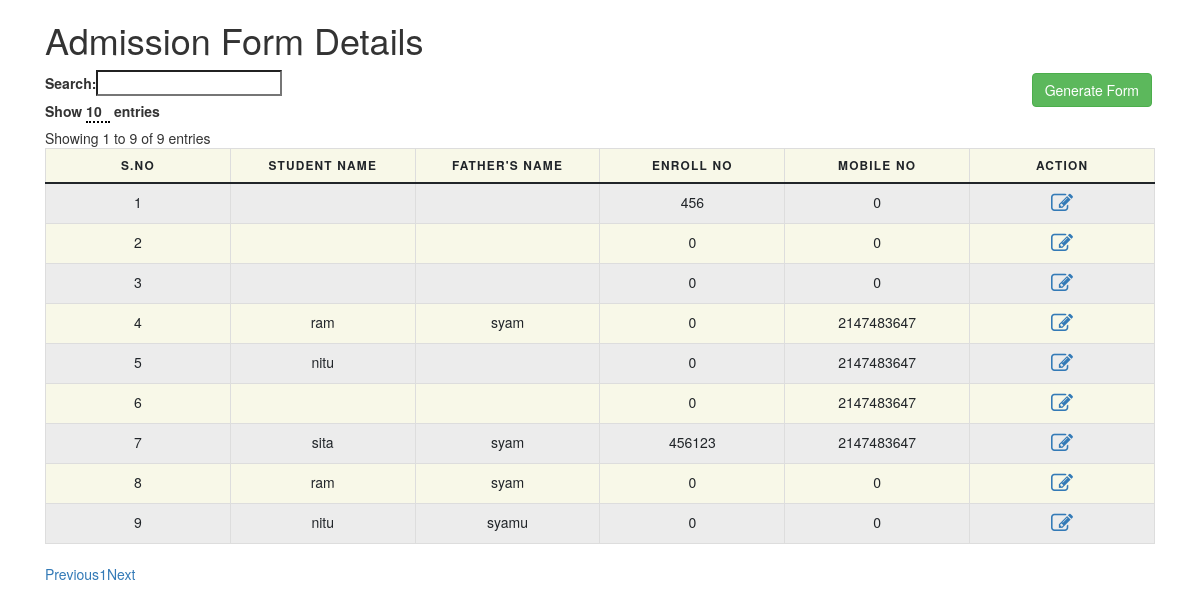
Screenshot of /admission-form/index.php with the database file from the repository.
### tables this page shows
CREATE TABLE `all_data` (
  `id` int(11) NOT NULL,
  `enroll_code` varchar(111) NOT NULL,
  `profile_img` text NOT NULL,
  `enrollment_no` varchar(100) NOT NULL,
  `date_of_admission` date NOT NULL,
  `counsellor_name` text NOT NULL,
  `handle_by` text NOT NULL,
  `student_name` text NOT NULL,
  `father_name` text NOT NULL,
  `course` text NOT NULL,
  `session` varchar(12) NOT NULL,
  `phone` int(15) NOT NULL,
  `bed` text NOT NULL,
  `deled` text NOT NULL,
  `med` text NOT NULL,
  `register_amount` int(8) NOT NULL,
  `register_date` date NOT NULL,
  `allotment_amount` int(8) NOT NULL,
  `allotment_date` date NOT NULL,
  `1yr_exam_amount` int(8) NOT NULL,
  `1yr_exam_date` date NOT NULL,
  `2yr_exam_amount` int(8) NOT NULL,
  `2yr_exam_date` date NOT NULL,
  `services` text NOT NULL,
  `migration_fine` int(8) NOT NULL,
  `practical_file_charge` int(8) NOT NULL,
  `conveyance_charge` int(8) NOT NULL,
  `registration_no` int(20) NOT NULL,
  `password` text NOT NULL,
  `medium` text NOT NULL,
  `course2` text NOT NULL,
  `state` text NOT NULL,
  `session2` varchar(12) NOT NULL,
  `teaching_sub1` text NOT NULL,
  `teaching_sub2` text NOT NULL,
  `student_name2` text NOT NULL,
  `cetegory` text NOT NULL,
  `date_of_birth` date NOT NULL,
  `email` varchar(50) NOT NULL,
  `adhaar` int(12) NOT NULL,
  `gender` text NOT NULL,
  `phone2` int(15) NOT NULL,
  `phone3` int(15) NOT NULL,
  `father_name2` text NOT NULL,
  `mother_name` text NOT NULL,
  `address` text NOT NULL,
  `pin` int(11) NOT NULL,
  `disabilities` text NOT NULL,
  `type_disabilities` text NOT NULL,
  `defense_dependent` text NOT NULL,
  `dependent` text NOT NULL,
  `university_location` text NOT NULL,
  `university_group` text NOT NULL,
  `university10` text NOT NULL,
  `passing_year10` int(11) NOT NULL,
  `roll_no10` text NOT NULL,
  `obtained10` text NOT NULL,
  `total_marks10` int(11) NOT NULL,
  `per10` text NOT NULL,
  `university12` text NOT NULL,
  `passing_year12` int(11) NOT NULL,
  `roll_no12` text NOT NULL,
  `obtained12` text NOT NULL,
  `total_marks12` int(11) NOT NULL,
  `per12` text NOT NULL,
  `university_ug` text NOT NULL,
  `passing_year_ug` int(11) NOT NULL,
  `roll_no_ug` text NOT NULL,
  `obtained_ug` text NOT NULL,
  `total_marks_ug` int(11) NOT NULL,
  `per_ug` text NOT NULL,
  `university_pg` text NOT NULL,
  `passing_year_pg` int(11) NOT NULL,
  `roll_no_pg` text NOT NULL,
  `obtained_pg` text NOT NULL,
  `total_marks_pg` int(11) NOT NULL,
  `per_pg` text NOT NULL,
  `university_other` text NOT NULL,
  `passing_year_other` int(11) NOT NULL,
  `roll_no_other` text NOT NULL,
  `obtained_other` text NOT NULL,
  `total_marks_other` int(11) NOT NULL,
  `per_other` text NOT NULL,
  `fee_plan` text NOT NULL,
  `instrument` text NOT NULL,
  `issue_date` date NOT NULL,
  `bank_details` text NOT NULL,
  `amount` int(11) NOT NULL,
  `instrument2` text NOT NULL,
  `issue_date2` date NOT NULL,
  `bank_details2` text NOT NULL,
  `amount2` int(11) NOT NULL,
  `instrument3` text NOT NULL,
  `issue_date3` date NOT NULL,
  `bank_details3` text NOT NULL,
  `amount3` int(11) NOT NULL,
  `instrument4` text NOT NULL,
  `issue_date4` date NOT NULL,
  `bank_details4` text NOT NULL,
  `amount4` int(11) NOT NULL,
  `agree` text NOT NULL,
  `agree_date` date NOT NULL,
  `place` text NOT NULL,
  `understand` text NOT NULL,
  `understand_date` date NOT NULL,
  `place2` text NOT NULL,
  `vailid_document` text NOT NULL,
  `vailid_document_date` date NOT NULL,
  `place3` text NOT NULL,
  `sincerity` text NOT NULL,
  `leadership` text NOT NULL,
  `imagination` text NOT NULL,
  `emotional_stability` text NOT NULL,
  `ability` text NOT NULL,
  `work_hard` text NOT NULL,
  `perseverance` text NOT NULL,
  `declaration` text NOT NULL,
  `declaration2` text NOT NULL,
  `declaration_date` date NOT NULL,
  `place4` text NOT NULL,
  `declaration3` text NOT NULL,
  `course_admission` text NOT NULL,
  `vailid_photocopy` text NOT NULL,
  `vailid_photocopy_date` date NOT NULL,
  `place5` text NOT NULL,
  `fee_plan2` text NOT NULL,
  `card_before` text NOT NULL,
  `concerned` text NOT NULL,
  `admit_card` text NOT NULL,
  `admit_card_concerned` text NOT NULL,
  `student_signature` text NOT NULL,
  `parent_signature_sig` text NOT NULL,
  `student_name3` text NOT NULL,
  `student_date` date NOT NULL,
  `parents_name` text NOT NULL,
  `parent_address` text NOT NULL
);

### admission-form/index.php (the view, shortened to what this page needs)
<?php
include 'config.php';
$sql = mysqli_query($conn, 'SELECT enroll_code from all_data ORDER BY enroll_code DESC LIMIT 1');
$row = mysqli_fetch_array($sql);
$code = $row['enroll_code'] + 1;
?>
<!DOCTYPE html>
<html lang="en">
<head>
    <link rel="stylesheet" href="https://cdnjs.cloudflare.com/ajax/libs/font-awesome/4.7.0/css/font-awesome.min.css">
    <link rel="stylesheet" href="css/bootstrap.min.css" />
    <link rel="stylesheet" href="css/style.css" />
    <link rel='stylesheet' href='https://maxcdn.bootstrapcdn.com/bootstrap/3.3.6/css/bootstrap.min.css'>
    <link rel='stylesheet' href='https://cdn.datatables.net/1.10.12/css/dataTables.bootstrap.min.css'>
    <link rel='stylesheet' href='https://cdn.datatables.net/buttons/1.2.2/css/buttons.bootstrap.min.css'>
</head>
<body class="" style="height: 100vh;">
    <div class="container">
        <div class="row">
            <div class="col-md-12">
                <h1>Admission Form Details</h1>
                <div class="table-responsive">
                    <a href="index1.php?codee=<?php echo $code; ?>" target="_blank"><button
                            class="btn btn-success d-flex" style="float: right; margin:3px;">
                            Generate
                            Form</button></a>
                    <table id="example" class="table table-striped table-bordered">
                        <thead>
                            <tr>
                                <th>S.no</th>
                                <th>Student Name</th>
                                <th>Father's Name</th>
                                <th>Enroll No</th>
                                <th>Mobile No</th>
                                <th>Action</th>
                            </tr>
                        </thead>
                        <tbody>
                            <?php
                            $i = 1;
                            $sql2 = mysqli_query($conn, 'SELECT * from all_data');
                            if ($sql2->num_rows > 0) {
                                while ($row = $sql2->fetch_assoc()) {
                                    ?>
                                    <td data-label="S.no">
                                        <?php echo $i ?>
                                    </td>
                                    <td data-label="Student Name">
                                        <?php echo $row['student_name']; ?>
                                    </td>
                                    <td data-label="Father's Name">
                                        <?php echo $row["father_name"]; ?>
                                    </td>
                                    <td data-label="Enroll No">
                                        <?php echo $row["registration_no"]; ?>
                                    </td>
                                    <td data-label="Mobile No">
                                        <?php echo $row["phone"]; ?>
                                    </td>
                                    <td data-label="Edit">
                                        <a onclick="return confirm('Are you sure Do Yo Want To Edit this Record?')"
                                            href="edit.php?code=<?php echo $row['enroll_code']; ?>"><i class="fa fa-edit"
                                                style="font-size:22px"></i></a>
                                    </td>
                                    <?php $i++;
                                }
                            } else {
                                echo "error";
                            } ?>
                        </tbody>
                    </table>
                </div>
            </div>
        </div>
    </div>
</body>
</html>

### admission-form/index.php (style rules this page uses)
table { border: 1px solid #000; border-collapse: collapse; margin: 0; padding: 0; width: 100%; table-layout: fixed; }
table tr { background-color: #f8f8e8; border: 1px solid #ddd; padding: .35em; }
table th, table td { padding: .625em; text-align: center; }
table th { font-size: .85em; letter-spacing: .1em; text-transform: uppercase; }

### rows the page displays
all_data: registration_no "456", phone "0"
all_data: registration_no "0", phone "0"
all_data: registration_no "0", phone "0"
all_data: student_name "ram", father_name "syam", registration_no "0", phone "2147483647"
all_data: student_name "nitu", registration_no "0", phone "2147483647"
all_data: registration_no "0", phone "2147483647"
all_data: student_name "sita", father_name "syam", registration_no "456123", phone "2147483647"
all_data: student_name "ram", father_name "syam", registration_no "0", phone "0"
all_data: student_name "nitu", father_name "syamu", registration_no "0", phone "0"
